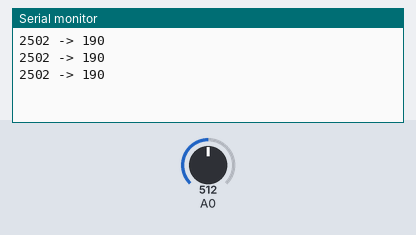
This sketch was run on a simulated Arduino Uno, built with avr-gcc and run on an emulated ATmega328P. Parts: the last lines printed to the serial monitor. The test bench sets the inputs (shaded band); at power-on: A0 = 512.

Above: at 1.3 s.
1.4 s: A0 set to 716
At 1.9 s:
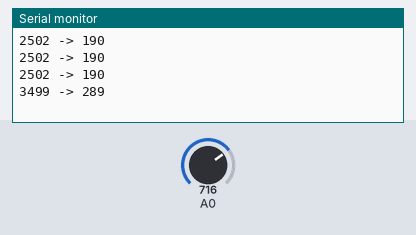
2.9 s: A0 set to 900
At 3.4 s:
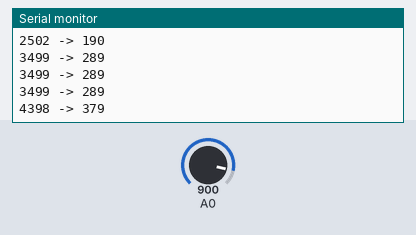
Timing chart, 0 to 5.9 s (numbered marks = the images above; inputs shaded):
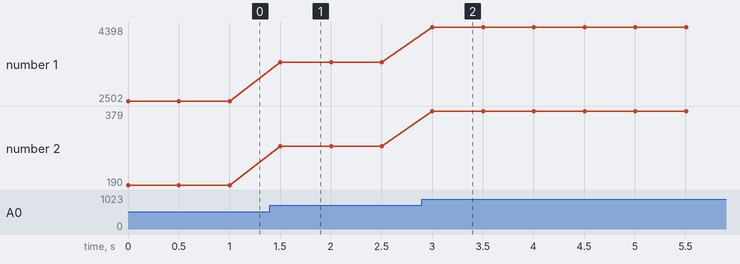

Measured:
- after the input at 1.4 s, the serial monitor: prints a new line after 0.10 s (image 1)
- after the input at 2.9 s, the serial monitor: prints a new line after 0.10 s (image 2)
- plotted number 1: 2502 → 3499 after the input at 1.4 s, 3499 → 4398 after the input at 2.9 s
- plotted number 2: 190 → 289 after the input at 1.4 s, 289 → 379 after the input at 2.9 s

The sketch:

chapter6-list6.ino
```cpp
void setup() {
  Serial.begin(115200);
}
void loop() {
  int data = analogRead(0);
  int v = map(data, 0, 1023, 0, 5000);
  int temp = map(v, 300, 1600, -30, 100);
  Serial.println(String(v) + " -> " + String(temp));
  delay(500);
}
```
